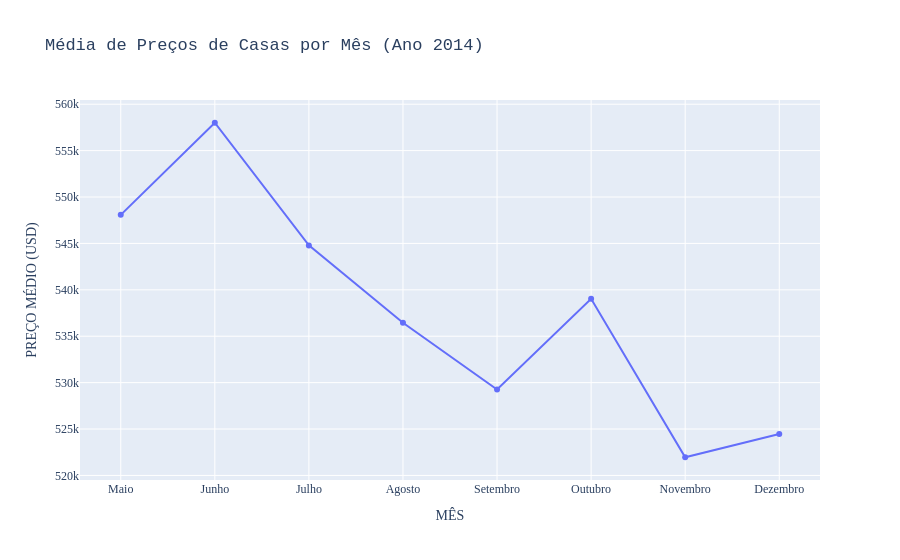

The cell this chart's notebook holds for it:
### Code cell
fig = px.line(medias_2014, x = 'mes_nome',
               y = 'preco',
               title = 'Média de Preços de Casas por Mês (Ano 2014)',
               labels = {'mes_nome': 'MÊS', 'preco' : 'PREÇO MÉDIO (USD)'}, markers = True)
fig.update_layout(font_family = "Times New Roman", title_font_family = "Courier New", xaxis = dict(tickmode = 'linear', tick0 = 1, dtick = 1))
fig.show()

### Figure 1 — Plotly figure (JSON) as saved in the notebook; plotly's stock layout.template omitted (floating-point values rounded to 4 significant figures)
{"data": [{"hovertemplate": "MÊS=%{x}<br>PREÇO MÉDIO (USD)=%{y}<extra></extra>", "legendgroup": "", "line": {"color": "#636efa", "dash": "solid"}, "marker": {"symbol": "circle"}, "mode": "lines+markers", "name": "", "orientation": "v", "showlegend": false, "type": "scatter", "x": ["Maio", "Junho", "Julho", "Agosto", "Setembro", "Outubro", "Novembro", "Dezembro"], "xaxis": "x", "y": [548100.0, 558000.0, 544800.0, 536400.0, 529300.0, 539000.0, 522000.0, 524500.0], "yaxis": "y"}], "layout": {"font": {"family": "Times New Roman"}, "legend": {"tracegroupgap": 0}, "title": {"font": {"family": "Courier New"}, "text": "Média de Preços de Casas por Mês (Ano 2014)"}, "xaxis": {"anchor": "y", "domain": [0, 1], "dtick": 1, "tick0": 1, "tickmode": "linear", "title": {"text": "MÊS"}}, "yaxis": {"anchor": "x", "domain": [0, 1], "title": {"text": "PREÇO MÉDIO (USD)"}}}}
